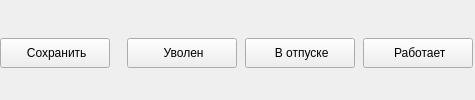
                  <widget class="QWidget" name="employeeBottom" native="true">
                   <layout class="QHBoxLayout" name="horizontalLayout_34">
                    <property name="spacing">
                     <number>5</number>
                    </property>
                    <property name="leftMargin">
                     <number>0</number>
                    </property>
                    <property name="topMargin">
                     <number>7</number>
                    </property>
                    <property name="rightMargin">
                     <number>0</number>
                    </property>
                    <property name="bottomMargin">
                     <number>0</number>
                    </property>
                    <item alignment="Qt::AlignLeft">
                     <widget class="QWidget" name="widget_5" native="true">
                      <property name="minimumSize">
                       <size>
                        <width>120</width>
                        <height>0</height>
                       </size>
                      </property>
                      <layout class="QVBoxLayout" name="verticalLayout_15">
                       <property name="spacing">
                        <number>0</number>
                       </property>
                       <property name="leftMargin">
                        <number>0</number>
                       </property>
                       <property name="topMargin">
                        <number>0</number>
                       </property>
                       <property name="rightMargin">
                        <number>0</number>
                       </property>
                       <property name="bottomMargin">
                        <number>0</number>
                       </property>
                       <item>
                        <widget class="QPushButton" name="esaveChangesBtn">
                         <property name="minimumSize">
                          <size>
                           <width>110</width>
                           <height>30</height>
                          </size>
                         </property>
                         <property name="maximumSize">
                          <size>
                           <width>110</width>
                           <height>30</height>
                          </size>
                         </property>
                         <property name="text">
                          <string> Сохранить</string>
                         </property>
                         <property name="icon">
                          <iconset resource="../Qss/icons/_icons.qrc">
                           <normaloff>:/feather/icons/feather/save.png</normaloff>:/feather/icons/feather/save.png</iconset>
                         </property>
                         <property name="iconSize">
                          <size>
                           <width>24</width>
                           <height>24</height>
                          </size>
                         </property>
                        </widget>
                       </item>
                      </layout>
                     </widget>
                    </item>
                    <item alignment="Qt::AlignRight">
                     <widget class="QWidget" name="widget_6" native="true">
                      <property name="minimumSize">
                       <size>
                        <width>350</width>
                        <height>0</height>
                       </size>
                      </property>
                      <layout class="QHBoxLayout" name="horizontalLayout_10">
                       <property name="leftMargin">
                        <number>0</number>
                       </property>
                       <property name="topMargin">
                        <number>0</number>
                       </property>
                       <property name="rightMargin">
                        <number>0</number>
                       </property>
                       <property name="bottomMargin">
                        <number>0</number>
                       </property>
                       <item>
                        <widget class="QPushButton" name="firedBtn">
                         <property name="minimumSize">
                          <size>
                           <width>110</width>
                           <height>30</height>
                          </size>
                         </property>
                         <property name="maximumSize">
                          <size>
                           <width>110</width>
                           <height>30</height>
                          </size>
                         </property>
                         <property name="text">
                          <string> Уволен</string>
                         </property>
                         <property name="icon">
                          <iconset resource="../Qss/icons/_icons.qrc">
                           <normaloff>:/feather/icons/feather/user-minus.png</normaloff>:/feather/icons/feather/user-minus.png</iconset>
                         </property>
                         <property name="iconSize">
                          <size>
                           <width>24</width>
                           <height>24</height>
                          </size>
                         </property>
                        </widget>
                       </item>
                       <item>
                        <widget class="QPushButton" name="vacationBtn">
                         <property name="minimumSize">
                          <size>
                           <width>110</width>
                           <height>30</height>
                          </size>
                         </property>
                         <property name="maximumSize">
                          <size>
                           <width>110</width>
                           <height>30</height>
                          </size>
                         </property>
                         <property name="text">
                          <string> В отпуске</string>
                         </property>
                         <property name="icon">
                          <iconset resource="../Qss/icons/_icons.qrc">
                           <normaloff>:/feather/icons/feather/map.png</normaloff>:/feather/icons/feather/map.png</iconset>
                         </property>
                         <property name="iconSize">
                          <size>
                           <width>24</width>
                           <height>24</height>
                          </size>
                         </property>
                        </widget>
                       </item>
                       <item>
                        <widget class="QPushButton" name="workingBtn">
                         <property name="minimumSize">
                          <size>
                           <width>110</width>
                           <height>30</height>
                          </size>
                         </property>
                         <property name="maximumSize">
                          <size>
                           <width>110</width>
                           <height>30</height>
                          </size>
                         </property>
                         <property name="text">
                          <string> Работает</string>
                         </property>
                         <property name="icon">
                          <iconset resource="../Qss/icons/_icons.qrc">
                           <normaloff>:/feather/icons/feather/user-check.png</normaloff>:/feather/icons/feather/user-check.png</iconset>
                         </property>
                         <property name="iconSize">
                          <size>
                           <width>24</width>
                           <height>24</height>
                          </size>
                         </property>
                        </widget>
                       </item>
                      </layout>
                     </widget>
                    </item>
                   </layout>
                  </widget>
